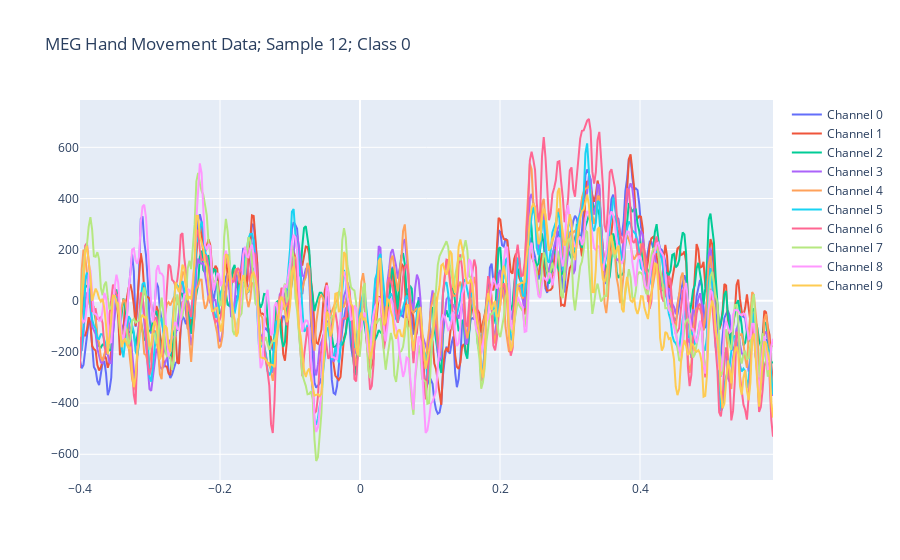

Notebook code for this chart:
### Code cell
layout = go.Layout(title = 'MEG Hand Movement Data; Sample 12; Class 0')

data=[]

for i in range(10):
    trace = go.Scatter(
        x = time,
        y = y[:,i],
        name = 'Channel '+str(i),
        mode = 'lines'
    )
    data.append(trace)

fig = go.Figure(data = data, layout = layout)
py.offline.iplot(fig)

### Figure 1 — Plotly figure (JSON) as saved in the notebook; plotly's stock layout.template omitted (floating-point values rounded to 4 significant figures; data arrays with more than 128 entries replaced by an {"elided": "..."} marker saying what was removed)
{"data": [{"mode": "lines", "name": "Channel 0", "type": "scatter", "x": {"elided": "400 float values"}, "y": {"elided": "400 float values"}}, {"mode": "lines", "name": "Channel 1", "type": "scatter", "x": {"elided": "400 float values"}, "y": {"elided": "400 float values"}}, {"mode": "lines", "name": "Channel 2", "type": "scatter", "x": {"elided": "400 float values"}, "y": {"elided": "400 float values"}}, {"mode": "lines", "name": "Channel 3", "type": "scatter", "x": {"elided": "400 float values"}, "y": {"elided": "400 float values"}}, {"mode": "lines", "name": "Channel 4", "type": "scatter", "x": {"elided": "400 float values"}, "y": {"elided": "400 float values"}}, {"mode": "lines", "name": "Channel 5", "type": "scatter", "x": {"elided": "400 float values"}, "y": {"elided": "400 float values"}}, {"mode": "lines", "name": "Channel 6", "type": "scatter", "x": {"elided": "400 float values"}, "y": {"elided": "400 float values"}}, {"mode": "lines", "name": "Channel 7", "type": "scatter", "x": {"elided": "400 float values"}, "y": {"elided": "400 float values"}}, {"mode": "lines", "name": "Channel 8", "type": "scatter", "x": {"elided": "400 float values"}, "y": {"elided": "400 float values"}}, {"mode": "lines", "name": "Channel 9", "type": "scatter", "x": {"elided": "400 float values"}, "y": {"elided": "400 float values"}}], "layout": {"autosize": true, "title": {"text": "MEG Hand Movement Data; Sample 12; Class 0"}, "xaxis": {"autorange": true, "range": [-0.4, 0.59], "type": "linear"}, "yaxis": {"autorange": true, "range": [-700.5, 785.1], "type": "linear"}}}
